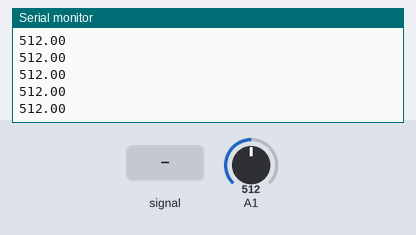
The sketch below on a simulated Arduino Uno, built with avr-gcc and run on an emulated ATmega328P. On the bench: the last lines printed to the serial monitor. The inputs (shaded band) are chosen by the test bench; at power-on: A1 = 512.

Above: at 1.2 s.
1.3 s: A1 fed a 200 Hz sine of ±81 counts around its level
At 1.9 s:
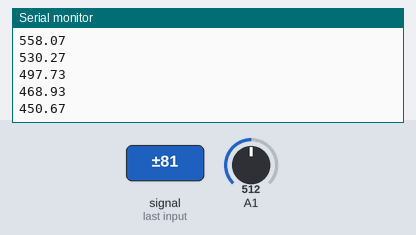
2.8 s: A1 set to 716
At 3.6 s:
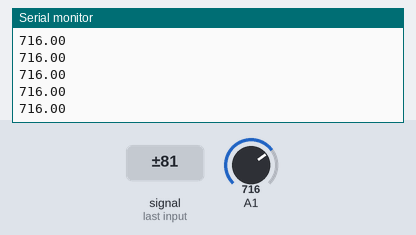
4.3 s: A1 set to 900
At 4.9 s:
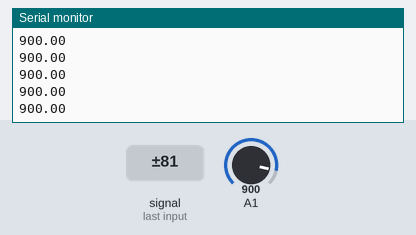
Timing chart, 0 to 7.3 s (numbered marks = the images above; inputs shaded):
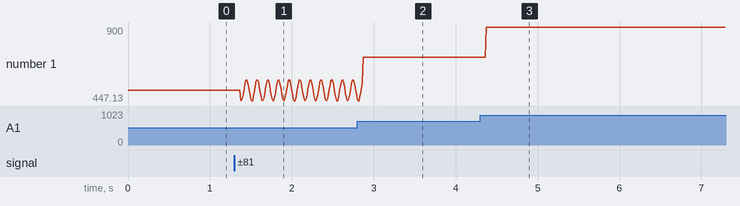

The sketch:

05.Function.ino
```cpp
// Function

// A function to calculates the average of a number of readings
// from a sensor connected to a specific pin
float average_reading(int sensor_pin, int size) {
    int i;
    float average;
    float sum;

    // Initialize the sum to zero
    sum = 0.0;

    // Read the sensor value 'size' times and add them to the sum
    for (i=1; i<=size; i++) {
        sum = sum + analogRead(sensor_pin);
    }

    // Calculate the average by dividing the sum by the
    // number of readings
    average = sum/size;

    // Return the average
    return(average);
}

void setup() {
  Serial.begin(9600);
}

void loop() {
    // Numer of readings
    int n=15;

    // Pin to which the potentiometer is connected
    int pot_pin=1;

    // The reading from the potentiometer
    float reading;

    // Call the average_reading function to calculate the average reading
    reading = average_reading(pot_pin,n);

    // Print the reading and voltage to the serial monitor
    Serial.println(reading);
    Serial.println();
}
```

Measured:
- after the input at 1.3 s, the serial monitor: prints a new line after 0.08 s (image 1)
- after the input at 2.8 s, the serial monitor: prints a new line after 0.07 s (image 2)
- after the input at 4.3 s, the serial monitor: prints a new line after 0.07 s (image 3)
- plotted number 1: 512 → 458.13 after the input at 1.3 s, 458.13 → 716 after the input at 2.8 s, 716 → 900 after the input at 4.3 s
